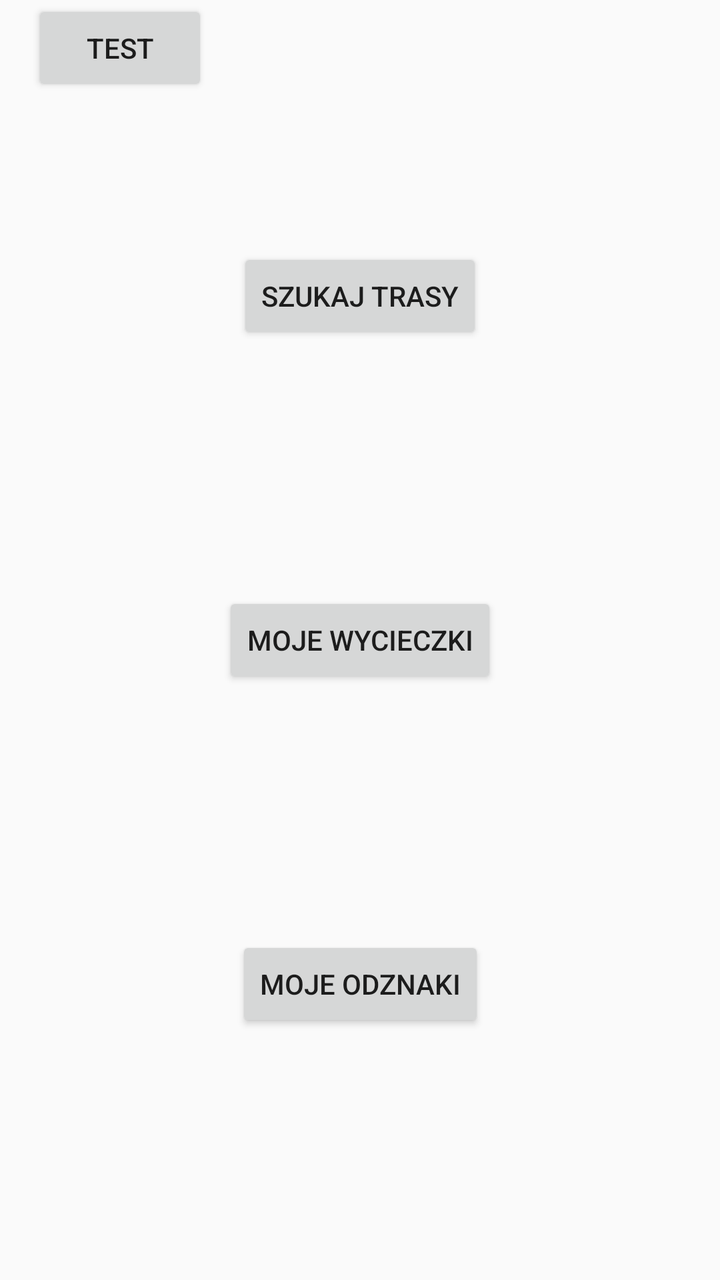
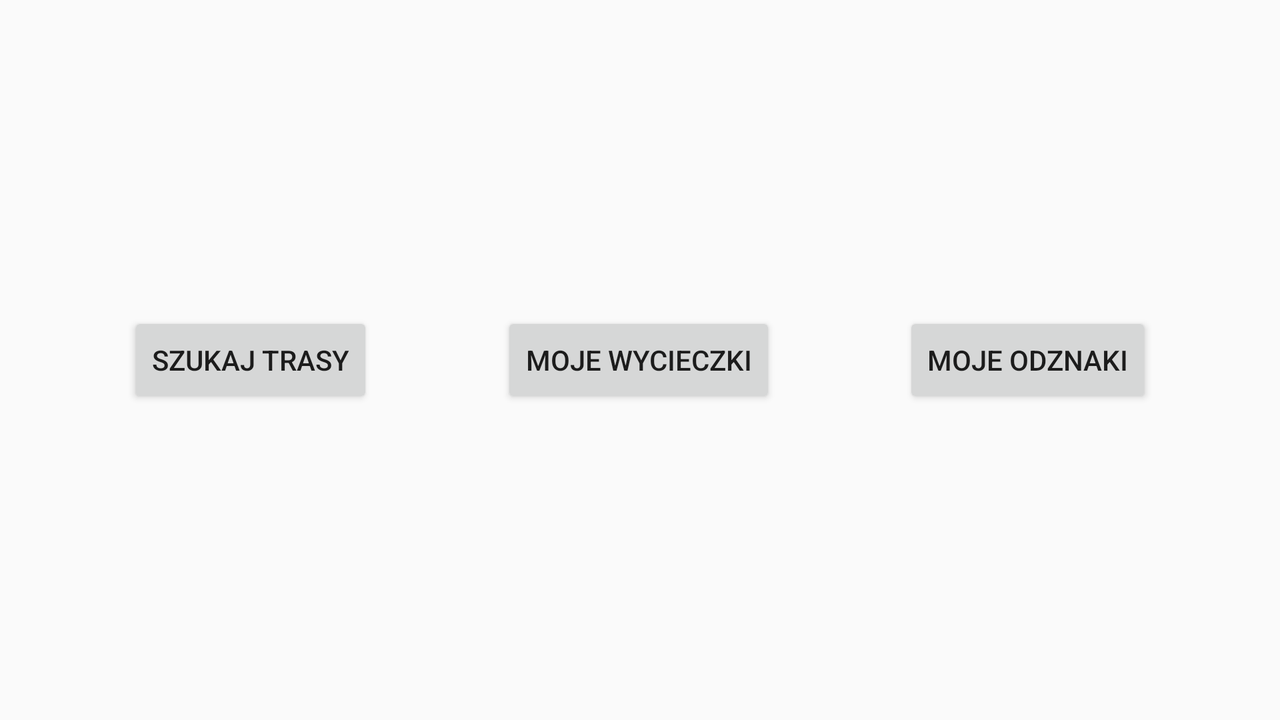

One screen, two layout resources from the same app: the default and the repository's alternative for another configuration. Each is rendered where Android would select it; the XML of both is given below.
<!-- AndroidManifest.xml: application theme AppTheme -->
<!-- res/layout/activity_main.xml -->
<?xml version="1.0" encoding="utf-8"?>
<androidx.constraintlayout.widget.ConstraintLayout
    xmlns:android="http://schemas.android.com/apk/res/android"
    xmlns:app="http://schemas.android.com/apk/res-auto"
    xmlns:tools="http://schemas.android.com/tools"
    android:layout_width="match_parent"
    android:layout_height="match_parent"
    tools:context=".MainActivity">

    <Button
        android:id="@+id/btn_search_route"
        android:layout_width="wrap_content"
        android:layout_height="wrap_content"
        android:text="@string/search_route"
        app:layout_constraintTop_toTopOf="parent"
        app:layout_constraintBottom_toTopOf="@+id/btn_trips"
        app:layout_constraintEnd_toEndOf="parent"
        app:layout_constraintStart_toStartOf="parent"
        />

    <Button
        android:id="@+id/btn_trips"
        android:layout_width="wrap_content"
        android:layout_height="wrap_content"
        android:text="@string/trips"
        app:layout_constraintBottom_toTopOf="@+id/btn_badges"
        app:layout_constraintEnd_toEndOf="parent"
        app:layout_constraintStart_toStartOf="parent"
        app:layout_constraintTop_toBottomOf="@+id/btn_search_route" />

    <Button
        android:id="@+id/btn_badges"
        android:layout_width="wrap_content"
        android:layout_height="wrap_content"
        android:text="@string/badges"
        app:layout_constraintBottom_toBottomOf="parent"
        app:layout_constraintEnd_toEndOf="parent"
        app:layout_constraintStart_toStartOf="parent"
        app:layout_constraintTop_toBottomOf="@+id/btn_trips" />

    <Button
        android:id="@+id/btn_test"
        android:layout_width="wrap_content"
        android:layout_height="wrap_content"
        android:layout_marginStart="16dp"
        android:layout_marginLeft="16dp"
        android:text="test"
        app:layout_constraintStart_toStartOf="parent"
        tools:layout_editor_absoluteY="40dp" />

</androidx.constraintlayout.widget.ConstraintLayout>
<!-- resources referenced by this layout -->
<resources>
  <string name="badges">Moje odznaki</string>
  <string name="search_route">Szukaj trasy</string>
  <string name="trips">Moje wycieczki</string>
  <style name="AppTheme" parent="Theme.AppCompat.Light.DarkActionBar"> 
          
          <item name="colorPrimary">@color/colorLightGradient</item> 
          <item name="colorPrimaryDark">@color/colorDarkGradient</item> 
          <item name="colorAccent">@color/colorAccent</item>
  
      </style>
  <color name="colorLightGradient">#60a185</color>
  <color name="colorDarkGradient">#0F2027</color>
  <color name="colorAccent">#03DAC5</color>
</resources>
<!-- res/layout-land/activity_main.xml (the repository's variant of the layout above) -->
<!-- drawn on the phone turned sideways -->
<?xml version="1.0" encoding="utf-8"?>
<androidx.constraintlayout.widget.ConstraintLayout xmlns:android="http://schemas.android.com/apk/res/android"
    xmlns:app="http://schemas.android.com/apk/res-auto"
    xmlns:tools="http://schemas.android.com/tools"
    android:layout_width="match_parent"
    android:layout_height="match_parent"
    android:background="@drawable/mountain3"
    tools:context=".MainActivity">

    <Button
        android:id="@+id/btn_search_route"
        android:layout_width="wrap_content"
        android:layout_height="wrap_content"
        android:layout_marginStart="16dp"
        android:layout_marginLeft="16dp"
        android:layout_marginEnd="16dp"
        android:layout_marginRight="16dp"
        android:text="@string/search_route"
        app:layout_constraintEnd_toStartOf="@+id/btn_trips"
        app:layout_constraintStart_toStartOf="parent"
        app:layout_constraintTop_toTopOf="parent"
        app:layout_constraintBottom_toBottomOf="parent"
        />

    <Button
        android:id="@+id/btn_trips"
        android:layout_width="wrap_content"
        android:layout_height="wrap_content"
        android:layout_marginEnd="16dp"
        android:layout_marginRight="16dp"
        android:text="@string/trips"
        app:layout_constraintStart_toEndOf="@+id/btn_search_route"
        app:layout_constraintEnd_toStartOf="@+id/btn_badges"
        app:layout_constraintTop_toTopOf="parent"
        app:layout_constraintBottom_toBottomOf="parent"
        />

    <Button
        android:id="@+id/btn_badges"
        android:layout_width="wrap_content"
        android:layout_height="wrap_content"
        android:layout_marginEnd="16dp"
        android:layout_marginRight="16dp"
        android:text="@string/badges"
        app:layout_constraintEnd_toEndOf="parent"
        app:layout_constraintStart_toEndOf="@id/btn_trips"
        app:layout_constraintTop_toTopOf="parent"
        app:layout_constraintBottom_toBottomOf="parent"
         />

</androidx.constraintlayout.widget.ConstraintLayout>
